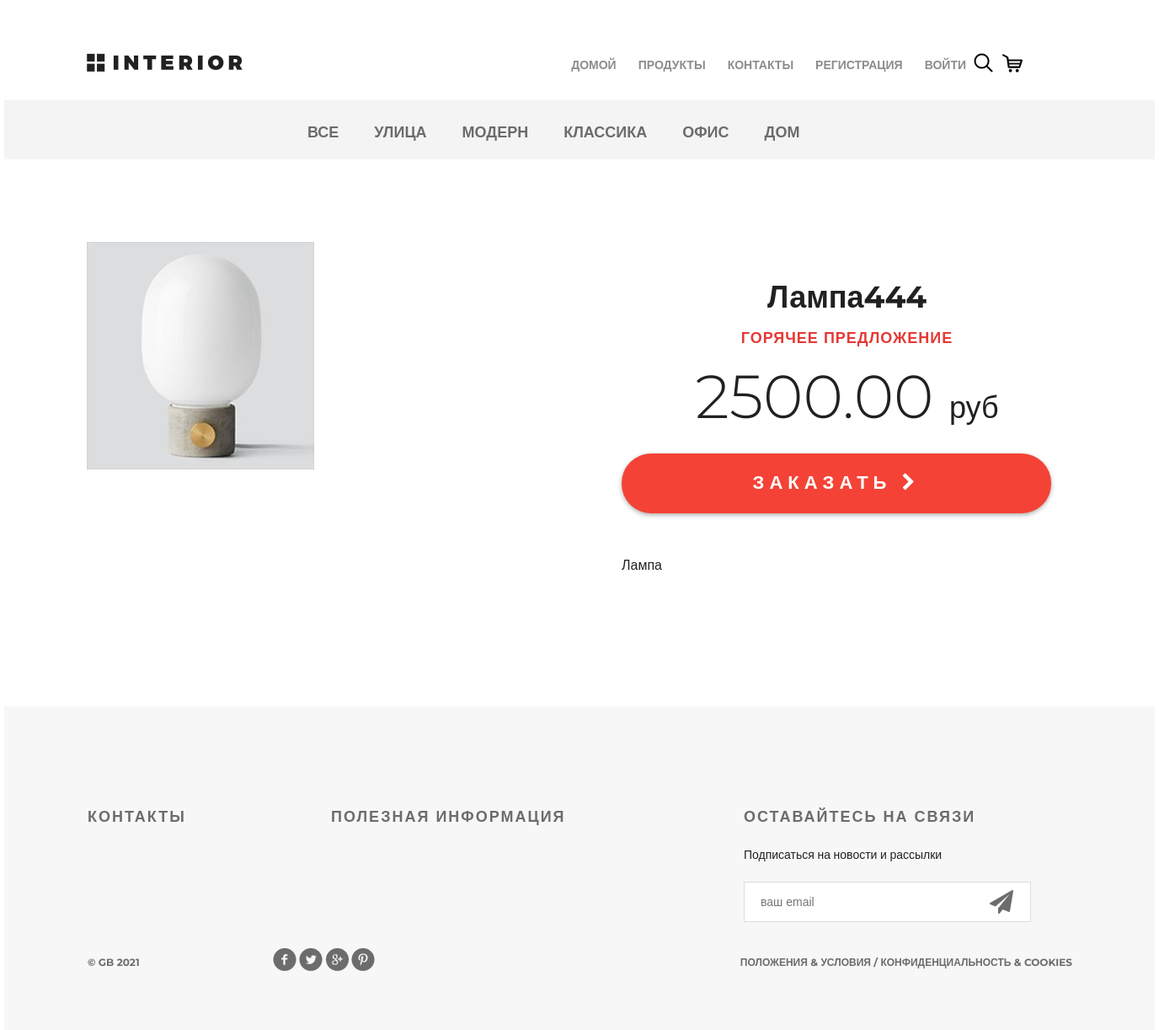
Page /products/product/1/ on the committed database.
### mainapp/models.py (models this page shows, shortened)
class ProductCategory(models.Model):
    name = models.CharField(max_length=64, blank=True, unique=True, verbose_name='Название')
    description = models.TextField(verbose_name='Описание')
    is_active = models.BooleanField(default=True)
    class Meta:
        verbose_name = 'категория'
        verbose_name_plural = 'категория'
        ordering = ('-id',)

class Product(models.Model):
    category = models.ForeignKey(ProductCategory, on_delete=models.CASCADE, verbose_name='Категория')
    name = models.CharField(max_length=128, verbose_name='Название')
    image = models.ImageField(upload_to='products', blank=True,verbose_name='Картинка')
    short_desc = models.CharField(max_length=255, verbose_name='Краткое описание')
    description = models.TextField(verbose_name='Описание')
    price = models.DecimalField(decimal_places=2, max_digits=10, default=0, verbose_name='Цена')
    quantity = models.PositiveSmallIntegerField(default=0, verbose_name='Количество')
    is_active = models.BooleanField(default=True)

### mainapp/views.py (the view)
# urls.py: path('product/<int:pk>/', views.ProductListView.as_view(), name='product')
class ProductListView(ListView):
    template_name = 'mainapp/product.html'
    model = Product
    def get_context_data(self, **kwargs):
        context_data = super().get_context_data(**kwargs)
        product_pk = self.kwargs.get('pk')
        context_data['list_menu'] = ProductCategory.objects.all()
        context_data['product'] = get_object_or_404(Product, pk=product_pk)
        return context_data

### adminapp/templatetags/my_tags.py (called while the page is built)
@register.filter(name='media_for_product')
def media_for_product(img_path):
    if not img_path:
        img_path = 'products/default.jpg'
    return f'{settings.MEDIA_URL}{img_path}'

### mainapp/context_processor.py (called while the page is built)
def basket(request):
    basket_items = []
    if request.user.is_authenticated:
        basket_items = Basket.objects.filter(user=request.user)
    return {
        'basket': basket_items
    }

### mainapp/templates/mainapp/product.html
{% extends 'mainapp/base.html' %}
{% load static %}
{% load my_tags %}
{% block menu %}
    <div class="hero-white">
        <div class="header clearfix">
            {% include 'mainapp/includes/inc_main_menu.html' %}
        </div>
    </div>
{% endblock %}
{% block content %}
    <div class="details">
        <div class="links clearfix">
            {% include 'mainapp/includes/inc_catrgories_menu.html' %}
        </div>
        <div class="details-products">
            <div class="details-slider">
                <div class="slider-product">
                    <img src="{{ product.image|media_for_product }}">
                </div>
            </div>
            <div class="description">
                <h3 class="big-bold">{{ product.name }}</h3>
                <h3 class="red">горячее предложение</h3>
                <p class="price"> {{ product.price|floatformat:2 }} <span>руб</span></p>
                <a href="{% url 'basket:add' product.pk %}" class="red-button">
                    заказать <i class="fa fa-chevron-right" aria-hidden="true"></i>
                </a>
                <div class="description-text">
                    <p>{{ product.short_desc }}</p>
                </div>
            </div>
        </div>
    </div>
{% endblock %}

### mainapp/templates/mainapp/includes/inc_catrgories_menu.html (shortened to what this page needs)
<ul class="links-menu">
    <li><a href="{% url 'products:category' 0 %}">Все</a></li>
    {% for item in list_menu %}
        <li><a
                href="{% url 'products:category' item.pk %}"
        >{{ item.name }}</a></li>
    {% endfor %}
</ul>

### static/style.css (style rules this page uses)
* { margin: 0; padding: 0; }
body { font-family: 'Montserrat', sans-serif; }
html, body { height: 100%; }
.clearfix:after { content: ""; display: block; clear: both; }
.big-bold { color: #212121; font-size: 36px; font-weight: 700; text-align: left; margin-bottom: 24px; line-height: 36px; }
.red { text-transform: uppercase; color: #e53935; font-size: 18px; font-weight: 700; text-align: left; letter-spacing: 1px; line-height: 17px; margin-bottom: 22px; }
.hero-white { background-color: #fff; height: 119px; padding-left: 98px; padding-right: 211px; position: relative; }
.links { height: 70px; background-color: #f4f4f4; position: relative; padding-left: 360px; }
.links-menu { margin: 27px auto 0px; position: absolute; }
.links-menu li { float: left; list-style-type: none; padding-right: 42px; }
.links-menu li a { text-decoration: none; color: #6c6c6c; font-size: 18px; font-weight: 700; text-transform: uppercase; }
.details-products { padding-left: 98px; padding-right: 98px; margin-top: 98px; height: 551px; }
.details-slider { width: 570px; float: left; margin-right: 30px; }
.slider-product { width: 570px; height: 400px; }
.description { width: 535px; float: right; padding-left: 35px }
.description .big-bold { color: #212121; font-size: 36px; font-weight: 700; text-align: center; margin-top: 47px; margin-bottom: 0px; }
.description .red { text-transform: uppercase; color: #e53935; font-size: 18px; font-weight: 700; text-align: center; letter-spacing: 1px; line-height: 17px; margin-top: 23px; margin-bottom: 36px; }
.description .price { color: #212121; font-size: 72px; font-weight: 300; line-height: 48px; text-align: center; }
.description .price span { color: #212121; font-size: 36px; font-weight: 300; line-height: 48px; text-align: center; }
.red-button { display: block; height: 71px; width: 510px; border-radius: 35px; background-color: #f44336; text-align: center; text-transform: uppercase; text-decoration: none; color: #ffffff; font-size: 22px; font-weight: 700; line-height: 24px; box-shadow: 0px 2px 4.85px 0.15px rgba(33, 33, 33, 0.35); line-height: 70px; letter-spacing: 6px; margin-top: 31px; }
.description-text { margin-top: 50px; color: #212121; font-size: 16px; font-weight: 300; line-height: 24px; text-align: left; }
.description-text p { margin-bottom: 0.5em; }

### rows in the picture
ProductCategory: name "УЛИЦА"
ProductCategory: name "МОДЕРН"
ProductCategory: name "КЛАССИКА"
ProductCategory: name "ОФИС"
ProductCategory: name "ДОМ"
Product: image|media_for_product (picture), name "Лампа444", price "2500.00", short_desc "Лампа"
